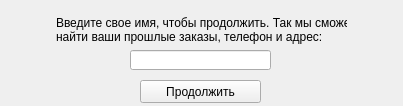
<?xml version="1.0" encoding="UTF-8"?>
<ui version="4.0">
 <class>Form</class>
 <widget class="QWidget" name="Form">
  <property name="geometry">
   <rect>
    <x>0</x>
    <y>0</y>
    <width>403</width>
    <height>106</height>
   </rect>
  </property>
  <property name="windowTitle">
   <string>Form</string>
  </property>
  <widget class="QLabel" name="welcomingMessage">
   <property name="geometry">
    <rect>
     <x>56</x>
     <y>10</y>
     <width>291</width>
     <height>41</height>
    </rect>
   </property>
   <property name="text">
    <string>&lt;html&gt;&lt;head/&gt;&lt;body&gt;&lt;p&gt;Введите свое имя, чтобы продолжить. Так мы сможем&lt;br/&gt;найти ваши прошлые заказы, телефон и адрес:&lt;/p&gt;&lt;/body&gt;&lt;/html&gt;</string>
   </property>
  </widget>
  <widget class="QPushButton" name="toClientMenuTrigger">
   <property name="geometry">
    <rect>
     <x>140</x>
     <y>80</y>
     <width>121</width>
     <height>23</height>
    </rect>
   </property>
   <property name="text">
    <string>Продолжить</string>
   </property>
  </widget>
  <widget class="QLineEdit" name="nameInput">
   <property name="geometry">
    <rect>
     <x>130</x>
     <y>50</y>
     <width>141</width>
     <height>20</height>
    </rect>
   </property>
  </widget>
 </widget>
 <resources/>
 <connections/>
</ui>
